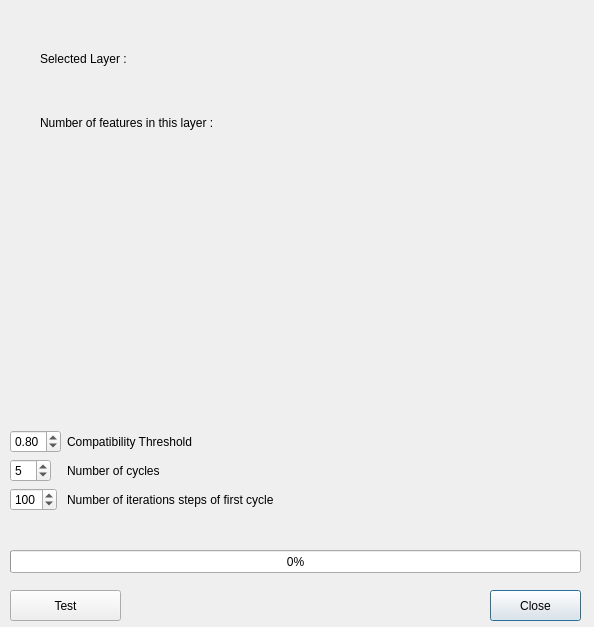
<?xml version="1.0" encoding="UTF-8"?>
<ui version="4.0">
 <class>Dialog</class>
 <widget class="QDialog" name="Dialog">
  <property name="geometry">
   <rect>
    <x>0</x>
    <y>0</y>
    <width>594</width>
    <height>627</height>
   </rect>
  </property>
  <property name="windowTitle">
   <string>Dialog</string>
  </property>
  <property name="sizeGripEnabled">
   <bool>false</bool>
  </property>
  <property name="modal">
   <bool>true</bool>
  </property>
  <widget class="QPushButton" name="btnClose">
   <property name="geometry">
    <rect>
     <x>490</x>
     <y>590</y>
     <width>91</width>
     <height>31</height>
    </rect>
   </property>
   <property name="text">
    <string>Close</string>
   </property>
  </widget>
  <widget class="QPushButton" name="pB_test">
   <property name="geometry">
    <rect>
     <x>10</x>
     <y>590</y>
     <width>111</width>
     <height>31</height>
    </rect>
   </property>
   <property name="text">
    <string>Test</string>
   </property>
  </widget>
  <widget class="QProgressBar" name="progressBar">
   <property name="enabled">
    <bool>true</bool>
   </property>
   <property name="geometry">
    <rect>
     <x>10</x>
     <y>550</y>
     <width>571</width>
     <height>23</height>
    </rect>
   </property>
   <property name="autoFillBackground">
    <bool>false</bool>
   </property>
   <property name="value">
    <number>0</number>
   </property>
   <property name="alignment">
    <set>Qt::AlignLeading|Qt::AlignLeft|Qt::AlignVCenter</set>
   </property>
   <property name="textVisible">
    <bool>true</bool>
   </property>
   <property name="orientation">
    <enum>Qt::Horizontal</enum>
   </property>
   <property name="invertedAppearance">
    <bool>false</bool>
   </property>
   <property name="textDirection">
    <enum>QProgressBar::BottomToTop</enum>
   </property>
   <property name="format">
    <string>%p%</string>
   </property>
  </widget>
  <widget class="QWidget" name="formLayoutWidget">
   <property name="geometry">
    <rect>
     <x>10</x>
     <y>430</y>
     <width>571</width>
     <height>100</height>
    </rect>
   </property>
   <layout class="QFormLayout" name="formLayout">
    <item row="0" column="0">
     <widget class="QDoubleSpinBox" name="compatibilityThreshold">
      <property name="maximum">
       <double>1.000000000000000</double>
      </property>
      <property name="singleStep">
       <double>0.050000000000000</double>
      </property>
      <property name="value">
       <double>0.800000000000000</double>
      </property>
     </widget>
    </item>
    <item row="0" column="1">
     <widget class="QLabel" name="label">
      <property name="text">
       <string>Compatibility Threshold</string>
      </property>
     </widget>
    </item>
    <item row="1" column="0">
     <widget class="QSpinBox" name="numCycles">
      <property name="minimum">
       <number>1</number>
      </property>
      <property name="maximum">
       <number>30</number>
      </property>
      <property name="value">
       <number>5</number>
      </property>
     </widget>
    </item>
    <item row="1" column="1">
     <widget class="QLabel" name="label_2">
      <property name="text">
       <string>Number of cycles</string>
      </property>
     </widget>
    </item>
    <item row="2" column="0">
     <widget class="QSpinBox" name="numSteps">
      <property name="maximum">
       <number>300</number>
      </property>
      <property name="singleStep">
       <number>10</number>
      </property>
      <property name="value">
       <number>100</number>
      </property>
     </widget>
    </item>
    <item row="2" column="1">
     <widget class="QLabel" name="label_3">
      <property name="text">
       <string>Number of iterations steps of first cycle</string>
      </property>
     </widget>
    </item>
   </layout>
  </widget>
  <widget class="QWidget" name="gridLayoutWidget">
   <property name="geometry">
    <rect>
     <x>40</x>
     <y>30</y>
     <width>521</width>
     <height>121</height>
    </rect>
   </property>
   <layout class="QGridLayout" name="gridLayout">
    <item row="0" column="0">
     <widget class="QLabel" name="label_6">
      <property name="text">
       <string>Selected Layer :</string>
      </property>
     </widget>
    </item>
    <item row="0" column="1">
     <widget class="QLabel" name="selectedLayer">
      <property name="text">
       <string/>
      </property>
     </widget>
    </item>
    <item row="1" column="0">
     <widget class="QLabel" name="label_4">
      <property name="text">
       <string>Number of features in this layer :</string>
      </property>
     </widget>
    </item>
    <item row="1" column="1">
     <widget class="QLabel" name="numFeatures">
      <property name="text">
       <string/>
      </property>
     </widget>
    </item>
   </layout>
  </widget>
 </widget>
 <resources/>
 <connections/>
</ui>
